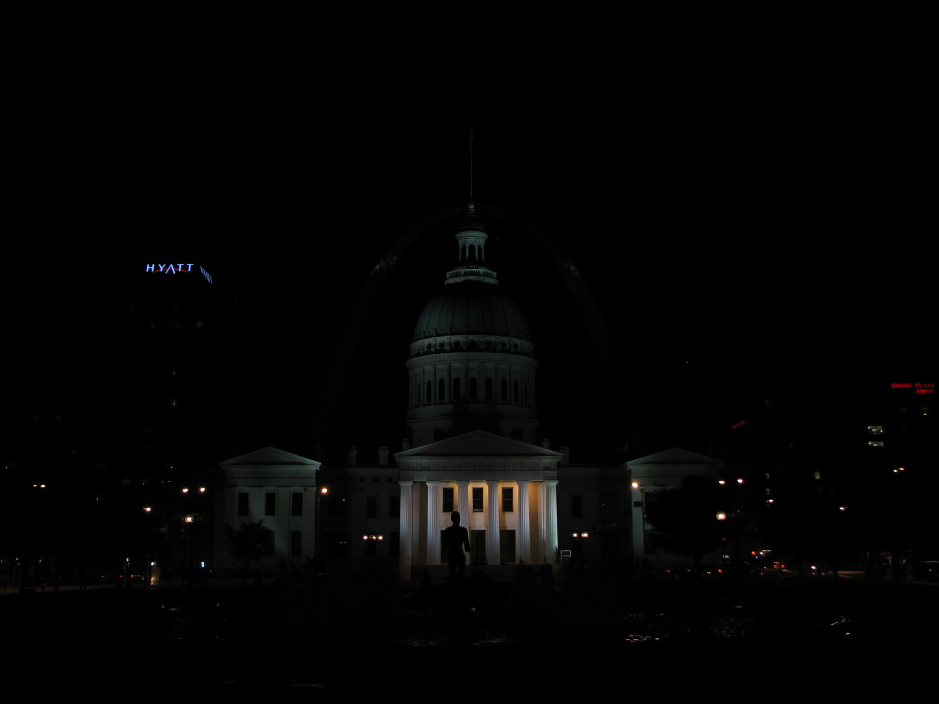
//> input picture Digital_Image_Processing_2021/ocv_project/img_0.033.jpg, 2816 x 2112 px (shown at 1/3 size)
$ ./week10_ex   (built with g++ and OpenCV 4)
//> lines starting //> are read from the running program, lines starting //| are printed output that depends on the picture; after the words box and inside, x2 and y2 are one past the last pixel; in counts of white or black regions, pixels touching at a corner belong together
#include <iostream>
#include <algorithm>
#include <vector>
#include <ctime>
#include "opencv2/core/core.hpp"
#include "opencv2/highgui/highgui.hpp"
#include "opencv2/imgproc/imgproc.hpp"
#include "opencv2/imgcodecs/imgcodecs.hpp"
#include "opencv2/photo.hpp"
#include "opencv2/imgcodecs.hpp"

using namespace cv;
using namespace std;

void readImagesAndTimes(vector<Mat>& images, vector<float>& times);
Mat getHistogram(Mat& src);


void readImagesAndTimes(vector<Mat>& images, vector<float>& times) {
	int numImages = 4;
	static const float timesArray[] = { 1 / 30.0f, 0.25f, 2.5f, 15.0f };
	times.assign(timesArray, timesArray + numImages);
	static const char* filenames[] = { "./ocv_project/img_0.033.jpg", "./ocv_project/img_0.25.jpg", "./ocv_project/img_2.5.jpg", "./ocv_project/img_15.jpg" };
	for (int i = 0; i < numImages; i++) {
		Mat im = imread(filenames[i]);
//> im is the input picture: 2112 rows x 2816 cols, CV_8UC3; mean B, G, R 3.4, 3.7, 3.7
		images.push_back(im);

	}

}

// [14 lines of commented-out code are left out]
Mat getHistogram(Mat& src) {
	Mat histogram;
	// gray_scale 에서만 작동
	const int* channel_numberes = { 0 };
	float channel_range[] = { 0.0, 255.0 };
	const float* channel_ranges = channel_range;
	int number_bins = 255; // 최대값

	//픽셀값 분포 히스토그램 계산
	calcHist(&src, 1, channel_numberes, Mat(), histogram, 1, &number_bins, &channel_ranges);

	//히스토그램 그래프 이미지 크기
	int hist_w = 512;
	int hist_h = 400;
	int bin_w = cvRound((double)hist_w / number_bins);

	// histogram  정규화
	normalize(histogram, histogram, 0, histogram.rows, NORM_MINMAX, -1, Mat());

	//값과 값을 잇는 선과 그리는 방식의 plot 그래프 이미지
	Mat histImage(hist_h, hist_w, CV_8UC1, Scalar(0, 0, 0));
	for (int i = 1; i < number_bins; i++) {
		line(histImage, Point(bin_w*(i - 1), hist_h - cvRound(histogram.at<float>(i - 1))),
			Point(bin_w*(i), hist_h - cvRound(histogram.at<float>(i))),
			Scalar(255, 0, 0), 2, 8, 0);
	}

	return histImage;
}

void main() {
	cout << "Reading images and exposure times ..." << endl;
	vector<Mat> images;
	vector<float> times;
	readImagesAndTimes(images, times);

	cout << "finished" << endl;

	//<영상 정렬>
	cout << "Aligning images ..." << endl;
	Ptr<AlignMTB> alignMTB = createAlignMTB();
	alignMTB->process(images, images);


	//<Camera response function(CRF) 복원>
	cout << "Calculating Camera Response function..." << endl;
	Mat responseDebevec;
	Ptr<CalibrateDebevec> calibrateDebevec = createCalibrateDebevec();
	calibrateDebevec->process(images, responseDebevec, times);
	cout << "-----CRF-----" << endl;
	cout << responseDebevec << endl;

	//<24 bit 표현 범위로 이미지 병합>
	cout << " Merging images into one HDR image ..." << endl;
	Mat hdrDebevec;
	Ptr<MergeDebevec> mergeDebevec = createMergeDebevec();
	mergeDebevec->process(images, hdrDebevec, times, responseDebevec);
	imwrite("hdrDebevec.hdr", hdrDebevec);
	cout << " saved hdrDebevec.hdr" << endl;


	//<<Drago 톤맵>>
	cout << "Tonemaping using Drago's method..." << endl;
	Mat IdrDrago;
	Ptr<TonemapDrago> tonemapDrago = createTonemapDrago(1.0f, 0.7f, 0.85f);
	tonemapDrago->process(hdrDebevec, IdrDrago);
	IdrDrago = 3 * IdrDrago;
	imwrite("Idr-Drago_.jpg", IdrDrago * 255);
	cout << "save idr-Drago.jpg" << endl;


	// [20 lines of commented-out code are left out]

	Mat gray;
	for (int i = 0; i < images.size(); i++) {
		cvtColor(images.at(i), gray, CV_BGR2GRAY);

		string window = "histogram_" + to_string(i);
		imshow(window, getHistogram(gray));

	}
	cvtColor(IdrDrago * 255, gray, CV_BGR2GRAY);
	imwrite("grayscale_Drago.jpg", gray);
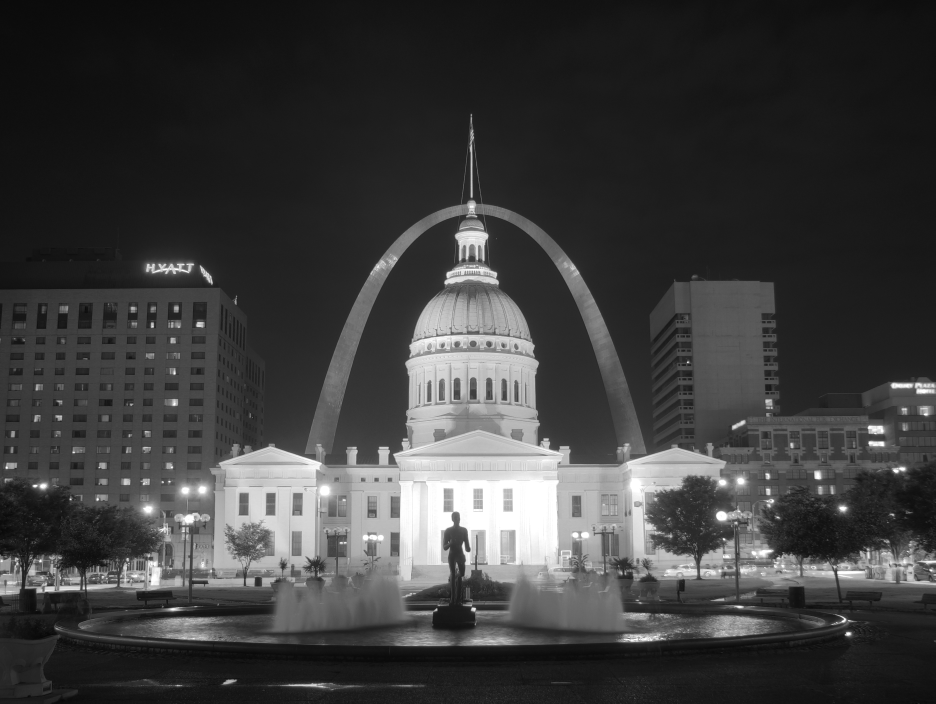
//> saved as grayscale_Drago.jpg: 2111 rows x 2806 cols, CV_8UC1 (shown at 1/3 size); min 4, max 255, mean 61.6
	imshow("histogram_down", getHistogram(gray)); //히스토그램 출력
//> after the loop in getHistogram (call 5), `for (int i = 1; i < number_bins; i++)`:
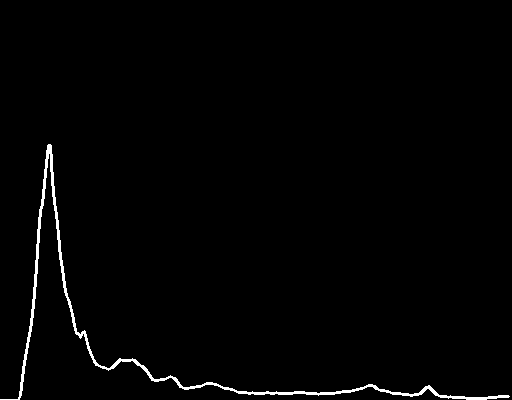
//> histImage: 400 rows x 512 cols, CV_8UC1; 1.3% white; 1 white region, box (x1, y1, x2, y2) and area: (0, 144, 510, 400) 2727
	waitKey(0); // 키 입력 대기 (0: 키가 입력될 때 까지 프로그램 멈춤
	destroyAllWindows;

	cout << "finish" << endl;

}
